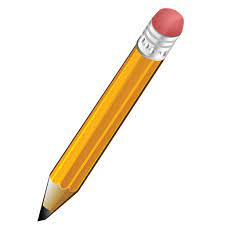
#> input picture classfier_resimler/kalem/1.jpeg, 225 x 225 px; its folder holds only this picture in this run
$ python kalem_resim_name_change.py
#> lines starting #> are read from the running program, lines starting #| are printed output that depends on the picture
import glob
import cv2
list1 = []
jpeg = glob.glob("*.jpeg")
png = glob.glob("*.png")
jpg = glob.glob("*.jpg")
for i in jpeg:
    list1.append(i)
for i in png:
    list1.append(i)
for i in jpg:
    list1.append(i)
say = 0
for yeni in list1:
    say = say+1
    resim = cv2.imread(yeni)
#> resim is the input picture: shape (225, 225, 3); mean B, G, R 226.2, 238.6, 247.4
    scale_p = 60
    width = int(resim.shape[1]*scale_p / 100)
#> width = 135
    height = int(resim.shape[0]*scale_p/100)
#> height = 135
    dim = (width,height)
#> dim = (135, 135)
    resized = cv2.resize(resim,dim,scale_p,interpolation=cv2.INTER_AREA)
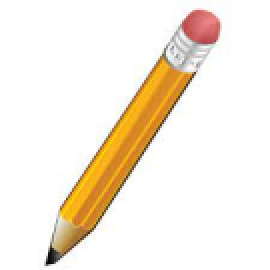
#> resized: shape (135, 135, 3) (shown 2 times larger); mean B, G, R 226.2, 238.6, 247.4
    resized = cv2.cvtColor(resized,cv2.COLOR_BGR2GRAY)
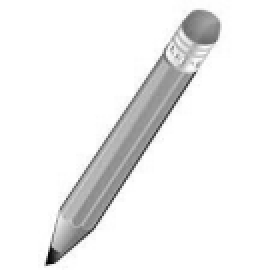
#> resized: shape (135, 135) (shown 2 times larger); min 4, max 255, mean 239.9
    cv2.imwrite("gri-resized/kalem_"+str(say)+".jpg",resized)

cv2.waitKey(0)
cv2.destroyAllWindows()

$ run again, on classfier_resimler/kalem/30.jpeg
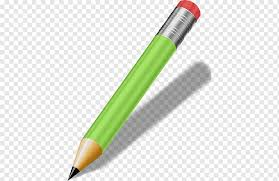
#> input picture classfier_resimler/kalem/30.jpeg, 279 x 181 px
#> resim is the input picture: shape (181, 279, 3); mean B, G, R 222.2, 230.7, 227.8
#> `resized = cv2.resize(resim,dim,scale_p,interpolation=cv2.INTER_AREA)`:
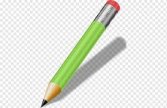
#> resized: shape (108, 167, 3); mean B, G, R 222.2, 230.7, 227.8
#> `resized = cv2.cvtColor(resized,cv2.COLOR_BGR2GRAY)`:
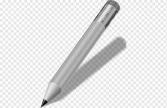
#> resized: shape (108, 167); min 6, max 255, mean 228.8

$ run again, on classfier_resimler/kalem/31.jpeg
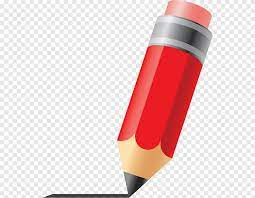
#> input picture classfier_resimler/kalem/31.jpeg, 255 x 198 px
#> resim is the input picture: shape (198, 255, 3); mean B, G, R 209.2, 210.2, 233.6
#> `resized = cv2.resize(resim,dim,scale_p,interpolation=cv2.INTER_AREA)`:
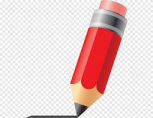
#> resized: shape (118, 153, 3); mean B, G, R 209.2, 210.2, 233.6
#> `resized = cv2.cvtColor(resized,cv2.COLOR_BGR2GRAY)`:
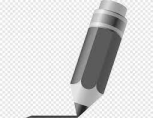
#> resized: shape (118, 153); min 32, max 255, mean 217.1

$ run again, on classfier_resimler/kalem/36.jpeg
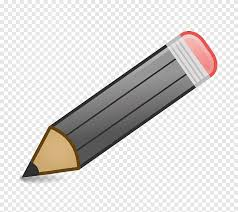
#> input picture classfier_resimler/kalem/36.jpeg, 238 x 212 px
#> resim is the input picture: shape (212, 238, 3); mean B, G, R 214.7, 216.4, 219
#> `resized = cv2.resize(resim,dim,scale_p,interpolation=cv2.INTER_AREA)`:
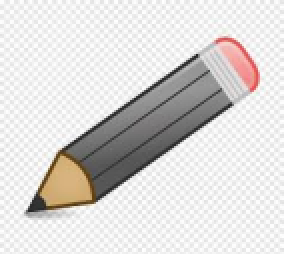
#> resized: shape (127, 142, 3) (shown 2 times larger); mean B, G, R 214.7, 216.4, 219
#> `resized = cv2.cvtColor(resized,cv2.COLOR_BGR2GRAY)`:
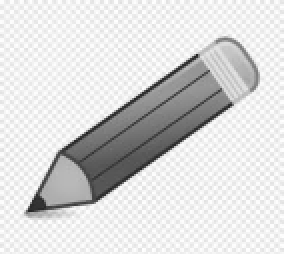
#> resized: shape (127, 142) (shown 2 times larger); min 32, max 255, mean 217
